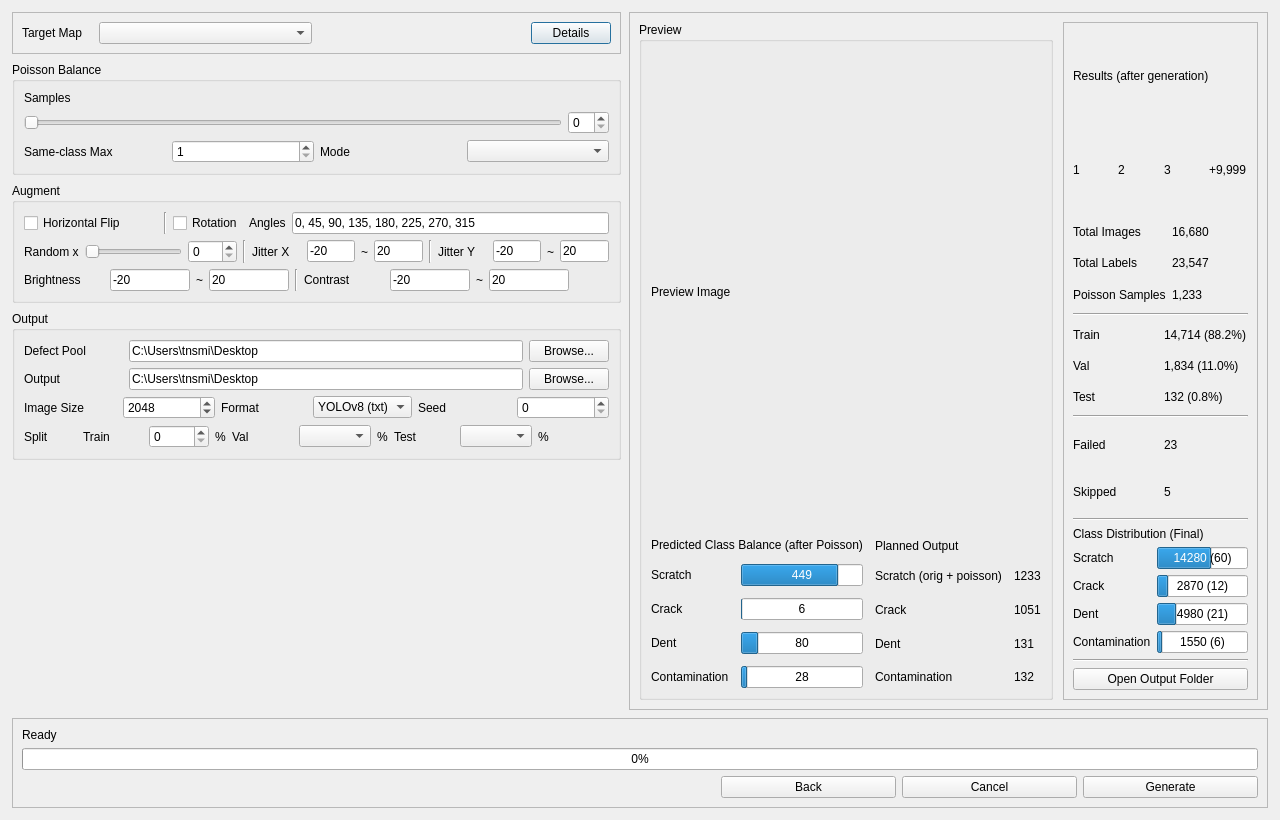
<?xml version="1.0" encoding="UTF-8"?>
<ui version="4.0">
 <class>AutoAugmentDialog</class>
 <widget class="QDialog" name="autoaugment_dialog">
  <property name="geometry">
   <rect>
    <x>0</x>
    <y>0</y>
    <width>1280</width>
    <height>820</height>
   </rect>
  </property>
  <property name="minimumSize">
   <size>
    <width>1040</width>
    <height>680</height>
   </size>
  </property>
  <property name="windowTitle">
   <string>AutoAugment</string>
  </property>
  <layout class="QVBoxLayout" name="dialog_layout" stretch="1,0">
   <property name="spacing">
    <number>8</number>
   </property>
   <property name="leftMargin">
    <number>12</number>
   </property>
   <property name="topMargin">
    <number>12</number>
   </property>
   <property name="rightMargin">
    <number>12</number>
   </property>
   <property name="bottomMargin">
    <number>12</number>
   </property>
   <item>
    <layout class="QHBoxLayout" name="content_columns_layout" stretch="1,1">
     <item>
      <layout class="QVBoxLayout" name="settings_layout" stretch="0,0,0,0,1">
       <item>
        <widget class="QFrame" name="info_frame">
         <property name="maximumSize">
          <size>
           <width>16777215</width>
           <height>92</height>
          </size>
         </property>
         <property name="frameShape">
          <enum>QFrame::StyledPanel</enum>
         </property>
         <property name="frameShadow">
          <enum>QFrame::Raised</enum>
         </property>
         <layout class="QHBoxLayout" name="info_container_layout" stretch="1">
          <item>
           <layout class="QHBoxLayout" name="info_layout" stretch="1,3,3,1">
            <item>
             <widget class="QLabel" name="target_map_label">
              <property name="text">
               <string>Target Map</string>
              </property>
             </widget>
            </item>
            <item>
             <widget class="QComboBox" name="target_map_combo">
              <property name="currentText">
               <string/>
              </property>
             </widget>
            </item>
            <item>
             <spacer name="horizontalSpacer">
              <property name="orientation">
               <enum>Qt::Horizontal</enum>
              </property>
              <property name="sizeHint" stdset="0">
               <size>
                <width>40</width>
                <height>20</height>
               </size>
              </property>
             </spacer>
            </item>
            <item>
             <widget class="QPushButton" name="details_button">
              <property name="sizePolicy">
               <sizepolicy hsizetype="Minimum" vsizetype="Preferred">
                <horstretch>0</horstretch>
                <verstretch>0</verstretch>
               </sizepolicy>
              </property>
              <property name="text">
               <string>Details</string>
              </property>
             </widget>
            </item>
           </layout>
          </item>
         </layout>
        </widget>
       </item>
       <item>
        <widget class="QGroupBox" name="poisson_settings_group">
         <property name="maximumSize">
          <size>
           <width>16777215</width>
           <height>170</height>
          </size>
         </property>
         <property name="title">
          <string>Poisson Balance</string>
         </property>
         <layout class="QVBoxLayout" name="poisson_group_layout">
          <item>
           <layout class="QVBoxLayout" name="poisson_controls_layout" stretch="1,1,1">
            <item>
             <widget class="QLabel" name="sample_count_label">
              <property name="text">
               <string>Samples</string>
              </property>
             </widget>
            </item>
            <item>
             <layout class="QHBoxLayout" name="sample_count_layout">
              <item>
               <widget class="QSlider" name="sample_count_slider">
                <property name="orientation">
                 <enum>Qt::Horizontal</enum>
                </property>
               </widget>
              </item>
              <item>
               <widget class="QSpinBox" name="sample_count_spin"/>
              </item>
             </layout>
            </item>
            <item>
             <layout class="QHBoxLayout" name="poisson_options_layout">
              <item>
               <widget class="QLabel" name="same_class_max_label">
                <property name="text">
                 <string>Same-class Max</string>
                </property>
               </widget>
              </item>
              <item>
               <widget class="QSpinBox" name="same_class_max_spin">
                <property name="minimum">
                 <number>1</number>
                </property>
                <property name="maximum">
                 <number>100</number>
                </property>
                <property name="value">
                 <number>1</number>
                </property>
               </widget>
              </item>
              <item>
               <widget class="QLabel" name="blend_mode_label">
                <property name="text">
                 <string>Mode</string>
                </property>
               </widget>
              </item>
              <item>
               <widget class="QComboBox" name="blend_mode_combo"/>
              </item>
             </layout>
            </item>
           </layout>
          </item>
         </layout>
        </widget>
       </item>
       <item>
        <widget class="QGroupBox" name="augment_group">
         <property name="maximumSize">
          <size>
           <width>16777215</width>
           <height>230</height>
          </size>
         </property>
         <property name="title">
          <string>Augment</string>
         </property>
         <layout class="QVBoxLayout" name="augment_group_layout">
          <item>
           <layout class="QVBoxLayout" name="augment_sections_layout" stretch="1,1,1">
            <item>
             <layout class="QHBoxLayout" name="geometry_options_layout" stretch="2,1,0,2,1,10">
              <item>
               <widget class="QCheckBox" name="horizontal_flip_check">
                <property name="text">
                 <string>Horizontal Flip</string>
                </property>
               </widget>
              </item>
              <item>
               <spacer name="horizontalSpacer_2">
                <property name="orientation">
                 <enum>Qt::Horizontal</enum>
                </property>
                <property name="sizeHint" stdset="0">
                 <size>
                  <width>40</width>
                  <height>20</height>
                 </size>
                </property>
               </spacer>
              </item>
              <item>
               <widget class="Line" name="augment_separator">
                <property name="orientation">
                 <enum>Qt::Vertical</enum>
                </property>
               </widget>
              </item>
              <item>
               <widget class="QCheckBox" name="rotation_check">
                <property name="text">
                 <string>Rotation</string>
                </property>
               </widget>
              </item>
              <item>
               <widget class="QLabel" name="rotation_angles_label">
                <property name="text">
                 <string>Angles</string>
                </property>
               </widget>
              </item>
              <item>
               <widget class="QLineEdit" name="rotation_angles_edit">
                <property name="text">
                 <string>0, 45, 90, 135, 180, 225, 270, 315</string>
                </property>
               </widget>
              </item>
             </layout>
            </item>
            <item>
             <layout class="QHBoxLayout" name="jitter_options_layout" stretch="1,2,1,0,1,1,0,1,0,1,1,0,1">
              <item>
               <widget class="QLabel" name="random_count_label">
                <property name="text">
                 <string>Random x</string>
                </property>
               </widget>
              </item>
              <item>
               <widget class="QSlider" name="random_count_slider">
                <property name="orientation">
                 <enum>Qt::Horizontal</enum>
                </property>
               </widget>
              </item>
              <item>
               <widget class="QSpinBox" name="random_count_spin"/>
              </item>
              <item>
               <widget class="Line" name="random_separator">
                <property name="orientation">
                 <enum>Qt::Vertical</enum>
                </property>
               </widget>
              </item>
              <item>
               <widget class="QLabel" name="jitter_x_label">
                <property name="text">
                 <string>Jitter X</string>
                </property>
               </widget>
              </item>
              <item>
               <widget class="QLineEdit" name="jitter_x_min_edit">
                <property name="text">
                 <string>-20</string>
                </property>
               </widget>
              </item>
              <item>
               <widget class="QLabel" name="jitter_x_separator_label">
                <property name="text">
                 <string>~</string>
                </property>
               </widget>
              </item>
              <item>
               <widget class="QLineEdit" name="jitter_x_max_edit">
                <property name="text">
                 <string>20</string>
                </property>
               </widget>
              </item>
              <item>
               <widget class="Line" name="jitter_separator">
                <property name="orientation">
                 <enum>Qt::Vertical</enum>
                </property>
               </widget>
              </item>
              <item>
               <widget class="QLabel" name="jitter_y_label">
                <property name="text">
                 <string>Jitter Y</string>
                </property>
               </widget>
              </item>
              <item>
               <widget class="QLineEdit" name="jitter_y_min_edit">
                <property name="text">
                 <string>-20</string>
                </property>
               </widget>
              </item>
              <item>
               <widget class="QLabel" name="jitter_y_separator_label">
                <property name="text">
                 <string>~</string>
                </property>
               </widget>
              </item>
              <item>
               <widget class="QLineEdit" name="jitter_y_max_edit">
                <property name="text">
                 <string>20</string>
                </property>
               </widget>
              </item>
             </layout>
            </item>
            <item>
             <layout class="QHBoxLayout" name="tone_options_layout" stretch="1,1,0,1,0,1,1,0,1">
              <item>
               <widget class="QLabel" name="brightness_label">
                <property name="text">
                 <string>Brightness</string>
                </property>
               </widget>
              </item>
              <item>
               <widget class="QLineEdit" name="brightness_min_edit">
                <property name="text">
                 <string>-20</string>
                </property>
               </widget>
              </item>
              <item>
               <widget class="QLabel" name="brightness_separator_label">
                <property name="text">
                 <string>~</string>
                </property>
               </widget>
              </item>
              <item>
               <widget class="QLineEdit" name="brightness_max_edit">
                <property name="text">
                 <string>20</string>
                </property>
               </widget>
              </item>
              <item>
               <widget class="Line" name="tone_separator">
                <property name="orientation">
                 <enum>Qt::Vertical</enum>
                </property>
               </widget>
              </item>
              <item>
               <widget class="QLabel" name="contrast_label">
                <property name="text">
                 <string>Contrast</string>
                </property>
               </widget>
              </item>
              <item>
               <widget class="QLineEdit" name="contrast_min_edit">
                <property name="text">
                 <string>-20</string>
                </property>
               </widget>
              </item>
              <item>
               <widget class="QLabel" name="contrast_separator_label">
                <property name="text">
                 <string>~</string>
                </property>
               </widget>
              </item>
              <item>
               <widget class="QLineEdit" name="contrast_max_edit">
                <property name="text">
                 <string>20</string>
                </property>
               </widget>
              </item>
              <item>
               <spacer name="horizontalSpacer_4">
                <property name="orientation">
                 <enum>Qt::Horizontal</enum>
                </property>
                <property name="sizeHint" stdset="0">
                 <size>
                  <width>40</width>
                  <height>20</height>
                 </size>
                </property>
               </spacer>
              </item>
             </layout>
            </item>
           </layout>
          </item>
         </layout>
        </widget>
       </item>
       <item>
        <widget class="QGroupBox" name="output_group">
         <property name="maximumSize">
          <size>
           <width>16777215</width>
           <height>240</height>
          </size>
         </property>
         <property name="title">
          <string>Output</string>
         </property>
         <layout class="QVBoxLayout" name="output_group_layout" stretch="1,1,1,1">
          <item>
           <layout class="QHBoxLayout" name="defect_pool_layout" stretch="1,4,0">
            <item>
             <widget class="QLabel" name="defect_pool_label">
              <property name="text">
               <string>Defect Pool</string>
              </property>
             </widget>
            </item>
            <item>
             <widget class="QLineEdit" name="defect_pool_path_edit">
              <property name="text">
               <string>C:\Users\tnsmi\Desktop</string>
              </property>
             </widget>
            </item>
            <item>
             <widget class="QPushButton" name="browse_defect_pool_button">
              <property name="sizePolicy">
               <sizepolicy hsizetype="Minimum" vsizetype="Preferred">
                <horstretch>0</horstretch>
                <verstretch>0</verstretch>
               </sizepolicy>
              </property>
              <property name="text">
               <string>Browse...</string>
              </property>
             </widget>
            </item>
           </layout>
          </item>
          <item>
           <layout class="QHBoxLayout" name="output_path_layout" stretch="1,4,0">
            <item>
             <widget class="QLabel" name="output_path_label">
              <property name="text">
               <string>Output</string>
              </property>
             </widget>
            </item>
            <item>
             <widget class="QLineEdit" name="output_path_edit">
              <property name="text">
               <string>C:\Users\tnsmi\Desktop</string>
              </property>
             </widget>
            </item>
            <item>
             <widget class="QPushButton" name="browse_output_button">
              <property name="sizePolicy">
               <sizepolicy hsizetype="Minimum" vsizetype="Preferred">
                <horstretch>0</horstretch>
                <verstretch>0</verstretch>
               </sizepolicy>
              </property>
              <property name="text">
               <string>Browse...</string>
              </property>
             </widget>
            </item>
           </layout>
          </item>
          <item>
           <layout class="QHBoxLayout" name="output_metadata_layout" stretch="1,1,1">
            <item>
             <layout class="QHBoxLayout" name="image_size_layout">
              <item>
               <widget class="QLabel" name="image_size_label">
                <property name="text">
                 <string>Image Size</string>
                </property>
               </widget>
              </item>
              <item>
               <widget class="QSpinBox" name="image_size_spin">
                <property name="minimum">
                 <number>0</number>
                </property>
                <property name="maximum">
                 <number>9999999</number>
                </property>
                <property name="value">
                 <number>2048</number>
                </property>
               </widget>
              </item>
             </layout>
            </item>
            <item>
             <layout class="QHBoxLayout" name="format_layout">
              <item>
               <widget class="QLabel" name="output_format_label">
                <property name="text">
                 <string>Format</string>
                </property>
               </widget>
              </item>
              <item>
               <widget class="QComboBox" name="output_format_combo">
                <item>
                 <property name="text">
                  <string>YOLOv8 (txt)</string>
                 </property>
                </item>
               </widget>
              </item>
             </layout>
            </item>
            <item>
             <layout class="QHBoxLayout" name="seed_layout">
              <item>
               <widget class="QLabel" name="seed_label">
                <property name="text">
                 <string>Seed</string>
                </property>
               </widget>
              </item>
              <item>
               <widget class="QSpinBox" name="seed_spin"/>
              </item>
             </layout>
            </item>
           </layout>
          </item>
          <item>
           <layout class="QHBoxLayout" name="split_row_layout" stretch="1,10">
            <item>
             <widget class="QLabel" name="split_label">
              <property name="text">
               <string>Split</string>
              </property>
             </widget>
            </item>
            <item>
             <layout class="QHBoxLayout" name="split_values_layout" stretch="1,1,0,1,1,0,1,1,0,1">
              <item>
               <widget class="QLabel" name="train_ratio_label">
                <property name="text">
                 <string>Train</string>
                </property>
               </widget>
              </item>
              <item>
               <widget class="QSpinBox" name="train_ratio_spin"/>
              </item>
              <item>
               <widget class="QLabel" name="train_percent_label">
                <property name="text">
                 <string>%</string>
                </property>
               </widget>
              </item>
              <item>
               <widget class="QLabel" name="validation_ratio_label">
                <property name="text">
                 <string>Val</string>
                </property>
               </widget>
              </item>
              <item>
               <widget class="QComboBox" name="validation_ratio_combo"/>
              </item>
              <item>
               <widget class="QLabel" name="validation_percent_label">
                <property name="text">
                 <string>%</string>
                </property>
               </widget>
              </item>
              <item>
               <widget class="QLabel" name="test_ratio_label">
                <property name="text">
                 <string>Test</string>
                </property>
               </widget>
              </item>
              <item>
               <widget class="QComboBox" name="test_ratio_combo"/>
              </item>
              <item>
               <widget class="QLabel" name="test_percent_label">
                <property name="text">
                 <string>%</string>
                </property>
               </widget>
              </item>
              <item>
               <spacer name="horizontalSpacer_5">
                <property name="orientation">
                 <enum>Qt::Horizontal</enum>
                </property>
                <property name="sizeHint" stdset="0">
                 <size>
                  <width>40</width>
                  <height>20</height>
                 </size>
                </property>
               </spacer>
              </item>
             </layout>
            </item>
           </layout>
          </item>
         </layout>
        </widget>
       </item>
       <item>
        <spacer name="verticalSpacer_settingBottom">
         <property name="orientation">
          <enum>Qt::Vertical</enum>
         </property>
         <property name="sizeHint" stdset="0">
          <size>
           <width>20</width>
           <height>1</height>
          </size>
         </property>
        </spacer>
       </item>
      </layout>
     </item>
     <item>
      <widget class="QFrame" name="preview_frame">
       <property name="frameShape">
        <enum>QFrame::StyledPanel</enum>
       </property>
       <property name="frameShadow">
        <enum>QFrame::Raised</enum>
       </property>
       <layout class="QHBoxLayout" name="workspace_layout" stretch="1,1">
        <property name="spacing">
         <number>10</number>
        </property>
        <item>
         <widget class="QGroupBox" name="preview_group">
          <property name="title">
           <string>Preview</string>
          </property>
          <layout class="QVBoxLayout" name="preview_panel_layout">
           <item>
            <layout class="QVBoxLayout" name="preview_group_layout">
             <item>
              <widget class="QLabel" name="preview_image_label">
               <property name="sizePolicy">
                <sizepolicy hsizetype="Expanding" vsizetype="Expanding">
                 <horstretch>128</horstretch>
                 <verstretch>128</verstretch>
                </sizepolicy>
               </property>
               <property name="minimumSize">
                <size>
                 <width>320</width>
                 <height>360</height>
                </size>
               </property>
               <property name="text">
                <string>Preview Image</string>
               </property>
              </widget>
             </item>
             <item>
              <layout class="QHBoxLayout" name="preview_summary_layout" stretch="3,2">
               <property name="spacing">
                <number>12</number>
               </property>
               <item>
                <layout class="QVBoxLayout" name="class_balance_layout">
                 <item>
                  <widget class="QLabel" name="predicted_balance_title_label">
                   <property name="text">
                    <string>Predicted Class Balance (after Poisson)</string>
                   </property>
                  </widget>
                 </item>
                 <item>
                  <layout class="QGridLayout" name="class_balance_grid">
                   <item row="1" column="0">
                    <widget class="QLabel" name="crack_balance_label">
                     <property name="text">
                      <string>Crack</string>
                     </property>
                    </widget>
                   </item>
                   <item row="0" column="1">
                    <widget class="QProgressBar" name="scratch_balance_bar">
                     <property name="maximum">
                      <number>563</number>
                     </property>
                     <property name="value">
                      <number>449</number>
                     </property>
                     <property name="format">
                      <string>%v</string>
                     </property>
                    </widget>
                   </item>
                   <item row="1" column="1">
                    <widget class="QProgressBar" name="crack_balance_bar">
                     <property name="maximum">
                      <number>563</number>
                     </property>
                     <property name="value">
                      <number>6</number>
                     </property>
                     <property name="format">
                      <string>%v</string>
                     </property>
                    </widget>
                   </item>
                   <item row="2" column="0">
                    <widget class="QLabel" name="dent_balance_label">
                     <property name="text">
                      <string>Dent</string>
                     </property>
                    </widget>
                   </item>
                   <item row="2" column="1">
                    <widget class="QProgressBar" name="dent_balance_bar">
                     <property name="maximum">
                      <number>563</number>
                     </property>
                     <property name="value">
                      <number>80</number>
                     </property>
                     <property name="format">
                      <string>%v</string>
                     </property>
                    </widget>
                   </item>
                   <item row="0" column="0">
                    <widget class="QLabel" name="scratch_balance_label">
                     <property name="text">
                      <string>Scratch</string>
                     </property>
                    </widget>
                   </item>
                   <item row="3" column="0">
                    <widget class="QLabel" name="contamination_balance_label">
                     <property name="text">
                      <string>Contamination</string>
                     </property>
                    </widget>
                   </item>
                   <item row="3" column="1">
                    <widget class="QProgressBar" name="contamination_balance_bar">
                     <property name="maximum">
                      <number>563</number>
                     </property>
                     <property name="value">
                      <number>28</number>
                     </property>
                     <property name="format">
                      <string>%v</string>
                     </property>
                    </widget>
                   </item>
                  </layout>
                 </item>
                </layout>
               </item>
               <item>
                <layout class="QVBoxLayout" name="planned_output_layout" stretch="1,8">
                 <item>
                  <widget class="QLabel" name="planned_output_title_label">
                   <property name="text">
                    <string>Planned Output</string>
                   </property>
                  </widget>
                 </item>
                 <item>
                  <layout class="QGridLayout" name="planned_output_grid">
                   <item row="3" column="0">
                    <widget class="QLabel" name="planned_test_label">
                     <property name="text">
                      <string>Contamination</string>
                     </property>
                    </widget>
                   </item>
                   <item row="1" column="0">
                    <widget class="QLabel" name="planned_train_label">
                     <property name="text">
                      <string>Crack</string>
                     </property>
                    </widget>
                   </item>
                   <item row="2" column="0">
                    <widget class="QLabel" name="planned_validation_label">
                     <property name="text">
                      <string>Dent</string>
                     </property>
                    </widget>
                   </item>
                   <item row="0" column="0">
                    <widget class="QLabel" name="planned_base_label">
                     <property name="text">
                      <string>Scratch (orig + poisson)</string>
                     </property>
                    </widget>
                   </item>
                   <item row="0" column="1">
                    <widget class="QLabel" name="planned_base_value">
                     <property name="text">
                      <string>1233</string>
                     </property>
                    </widget>
                   </item>
                   <item row="1" column="1">
                    <widget class="QLabel" name="planned_train_value">
                     <property name="text">
                      <string>1051</string>
                     </property>
                    </widget>
                   </item>
                   <item row="2" column="1">
                    <widget class="QLabel" name="planned_validation_value">
                     <property name="text">
                      <string>131</string>
                     </property>
                    </widget>
                   </item>
                   <item row="3" column="1">
                    <widget class="QLabel" name="planned_test_value">
                     <property name="text">
                      <string>132</string>
                     </property>
                    </widget>
                   </item>
                  </layout>
                 </item>
                </layout>
               </item>
              </layout>
             </item>
            </layout>
           </item>
          </layout>
         </widget>
        </item>
        <item>
         <widget class="QFrame" name="results_frame">
          <property name="frameShape">
           <enum>QFrame::StyledPanel</enum>
          </property>
          <property name="frameShadow">
           <enum>QFrame::Raised</enum>
          </property>
          <layout class="QVBoxLayout" name="results_panel_layout">
           <item>
            <layout class="QVBoxLayout" name="results_layout">
             <item>
              <widget class="QLabel" name="results_title_label">
               <property name="text">
                <string>Results (after generation)</string>
               </property>
              </widget>
             </item>
             <item>
              <layout class="QHBoxLayout" name="result_samples_layout">
               <item>
                <widget class="QLabel" name="result_sample_one_label">
                 <property name="text">
                  <string>1</string>
                 </property>
                </widget>
               </item>
               <item>
                <widget class="QLabel" name="result_sample_two_label">
                 <property name="text">
                  <string>2</string>
                 </property>
                </widget>
               </item>
               <item>
                <widget class="QLabel" name="result_sample_three_label">
                 <property name="text">
                  <string>3</string>
                 </property>
                </widget>
               </item>
               <item>
                <widget class="QLabel" name="result_sample_remainder_label">
                 <property name="text">
                  <string>+9,999</string>
                 </property>
                </widget>
               </item>
              </layout>
             </item>
             <item>
              <layout class="QGridLayout" name="result_totals_grid">
               <item row="0" column="1">
                <widget class="QLabel" name="result_images_value">
                 <property name="text">
                  <string>16,680</string>
                 </property>
                </widget>
               </item>
               <item row="0" column="0">
                <widget class="QLabel" name="result_images_label">
                 <property name="text">
                  <string>Total Images</string>
                 </property>
                </widget>
               </item>
               <item row="1" column="1">
                <widget class="QLabel" name="result_annotations_value">
                 <property name="text">
                  <string>23,547</string>
                 </property>
                </widget>
               </item>
               <item row="1" column="0">
                <widget class="QLabel" name="result_annotations_label">
                 <property name="text">
                  <string>Total Labels</string>
                 </property>
                </widget>
               </item>
               <item row="2" column="0">
                <widget class="QLabel" name="result_generated_label">
                 <property name="text">
                  <string>Poisson Samples</string>
                 </property>
                </widget>
               </item>
               <item row="2" column="1">
                <widget class="QLabel" name="result_generated_value">
                 <property name="text">
                  <string>1,233</string>
                 </property>
                </widget>
               </item>
              </layout>
             </item>
             <item>
              <widget class="Line" name="result_totals_separator">
               <property name="orientation">
                <enum>Qt::Horizontal</enum>
               </property>
              </widget>
             </item>
             <item>
              <layout class="QGridLayout" name="result_splits_grid">
               <item row="0" column="1">
                <widget class="QLabel" name="result_train_value">
                 <property name="text">
                  <string>14,714 (88.2%)</string>
                 </property>
                </widget>
               </item>
               <item row="0" column="0">
                <widget class="QLabel" name="result_train_label">
                 <property name="text">
                  <string>Train</string>
                 </property>
                </widget>
               </item>
               <item row="1" column="0">
                <widget class="QLabel" name="result_validation_label">
                 <property name="text">
                  <string>Val</string>
                 </property>
                </widget>
               </item>
               <item row="2" column="0">
                <widget class="QLabel" name="result_test_label">
                 <property name="text">
                  <string>Test</string>
                 </property>
                </widget>
               </item>
               <item row="1" column="1">
                <widget class="QLabel" name="result_validation_value">
                 <property name="text">
                  <string>1,834 (11.0%)</string>
                 </property>
                </widget>
               </item>
               <item row="2" column="1">
                <widget class="QLabel" name="result_test_value">
                 <property name="text">
                  <string>132 (0.8%)</string>
                 </property>
                </widget>
               </item>
              </layout>
             </item>
             <item>
              <widget class="Line" name="result_split_separator">
               <property name="orientation">
                <enum>Qt::Horizontal</enum>
               </property>
              </widget>
             </item>
             <item>
              <layout class="QGridLayout" name="result_status_grid">
               <item row="0" column="0">
                <widget class="QLabel" name="result_failed_label">
                 <property name="text">
                  <string>Failed</string>
                 </property>
                </widget>
               </item>
               <item row="0" column="1">
                <widget class="QLabel" name="result_failed_value">
                 <property name="text">
                  <string>23</string>
                 </property>
                </widget>
               </item>
               <item row="1" column="0">
                <widget class="QLabel" name="result_skipped_label">
                 <property name="text">
                  <string>Skipped</string>
                 </property>
                </widget>
               </item>
               <item row="1" column="1">
                <widget class="QLabel" name="result_skipped_value">
                 <property name="text">
                  <string>5</string>
                 </property>
                </widget>
               </item>
              </layout>
             </item>
             <item>
              <widget class="Line" name="result_status_separator">
               <property name="orientation">
                <enum>Qt::Horizontal</enum>
               </property>
              </widget>
             </item>
             <item>
              <layout class="QVBoxLayout" name="distribution_layout">
               <item>
                <widget class="QLabel" name="distribution_title_label">
                 <property name="text">
                  <string>Class Distribution (Final)</string>
                 </property>
                </widget>
               </item>
               <item>
                <layout class="QGridLayout" name="distribution_grid">
                 <item row="1" column="0">
                  <widget class="QLabel" name="distribution_crack_label">
                   <property name="text">
                    <string>Crack</string>
                   </property>
                  </widget>
                 </item>
                 <item row="0" column="0">
                  <widget class="QLabel" name="distribution_scratch_label">
                   <property name="text">
                    <string>Scratch</string>
                   </property>
                  </widget>
                 </item>
                 <item row="2" column="0">
                  <widget class="QLabel" name="distribution_dent_label">
                   <property name="text">
                    <string>Dent</string>
                   </property>
                  </widget>
                 </item>
                 <item row="3" column="0">
                  <widget class="QLabel" name="distribution_contamination_label">
                   <property name="text">
                    <string>Contamination</string>
                   </property>
                  </widget>
                 </item>
                 <item row="0" column="1">
                  <widget class="QProgressBar" name="distribution_scratch_bar">
                   <property name="maximum">
                    <number>23680</number>
                   </property>
                   <property name="value">
                    <number>14280</number>
                   </property>
                   <property name="format">
                    <string>%v (%p)</string>
                   </property>
                  </widget>
                 </item>
                 <item row="1" column="1">
                  <widget class="QProgressBar" name="distribution_crack_bar">
                   <property name="maximum">
                    <number>23680</number>
                   </property>
                   <property name="value">
                    <number>2870</number>
                   </property>
                   <property name="format">
                    <string>%v (%p)</string>
                   </property>
                  </widget>
                 </item>
                 <item row="2" column="1">
                  <widget class="QProgressBar" name="distribution_dent_bar">
                   <property name="maximum">
                    <number>23680</number>
                   </property>
                   <property name="value">
                    <number>4980</number>
                   </property>
                   <property name="format">
                    <string>%v (%p)</string>
                   </property>
                  </widget>
                 </item>
                 <item row="3" column="1">
                  <widget class="QProgressBar" name="distribution_contamination_bar">
                   <property name="maximum">
                    <number>23680</number>
                   </property>
                   <property name="value">
                    <number>1550</number>
                   </property>
                   <property name="format">
                    <string>%v (%p)</string>
                   </property>
                  </widget>
                 </item>
                </layout>
               </item>
               <item>
                <widget class="Line" name="result_output_separator">
                 <property name="orientation">
                  <enum>Qt::Horizontal</enum>
                 </property>
                </widget>
               </item>
               <item>
                <widget class="QPushButton" name="open_output_button">
                 <property name="sizePolicy">
                  <sizepolicy hsizetype="Minimum" vsizetype="Preferred">
                   <horstretch>0</horstretch>
                   <verstretch>0</verstretch>
                  </sizepolicy>
                 </property>
                 <property name="text">
                  <string>Open Output Folder</string>
                 </property>
                </widget>
               </item>
              </layout>
             </item>
            </layout>
           </item>
          </layout>
         </widget>
        </item>
       </layout>
      </widget>
     </item>
    </layout>
   </item>
   <item>
    <widget class="QFrame" name="progress_frame">
     <property name="sizePolicy">
      <sizepolicy hsizetype="Preferred" vsizetype="Fixed">
       <horstretch>0</horstretch>
       <verstretch>0</verstretch>
      </sizepolicy>
     </property>
     <property name="maximumSize">
      <size>
       <width>16777215</width>
       <height>112</height>
      </size>
     </property>
     <property name="frameShape">
      <enum>QFrame::StyledPanel</enum>
     </property>
     <property name="frameShadow">
      <enum>QFrame::Raised</enum>
     </property>
     <layout class="QHBoxLayout" name="open_output_layout">
      <item>
       <layout class="QVBoxLayout" name="footer_layout" stretch="1,0">
        <item>
         <layout class="QVBoxLayout" name="progress_layout" stretch="1,1">
          <item>
           <widget class="QLabel" name="progress_status_label">
            <property name="text">
             <string>Ready</string>
            </property>
           </widget>
          </item>
          <item>
           <widget class="QProgressBar" name="generation_progress_bar">
            <property name="value">
             <number>0</number>
            </property>
            <property name="alignment">
             <set>Qt::AlignCenter</set>
            </property>
           </widget>
          </item>
         </layout>
        </item>
        <item>
         <layout class="QHBoxLayout" name="action_buttons_layout" stretch="4,1,1,1">
          <item>
           <spacer name="horizontalSpacer_3">
            <property name="orientation">
             <enum>Qt::Horizontal</enum>
            </property>
            <property name="sizeHint" stdset="0">
             <size>
              <width>40</width>
              <height>20</height>
             </size>
            </property>
           </spacer>
          </item>
          <item>
           <widget class="QPushButton" name="back_button">
            <property name="sizePolicy">
             <sizepolicy hsizetype="Minimum" vsizetype="Preferred">
              <horstretch>0</horstretch>
              <verstretch>0</verstretch>
             </sizepolicy>
            </property>
            <property name="text">
             <string>Back</string>
            </property>
           </widget>
          </item>
          <item>
           <widget class="QPushButton" name="cancel_button">
            <property name="sizePolicy">
             <sizepolicy hsizetype="Minimum" vsizetype="Preferred">
              <horstretch>0</horstretch>
              <verstretch>0</verstretch>
             </sizepolicy>
            </property>
            <property name="text">
             <string>Cancel</string>
            </property>
           </widget>
          </item>
          <item>
           <widget class="QPushButton" name="generate_button">
            <property name="sizePolicy">
             <sizepolicy hsizetype="Minimum" vsizetype="Preferred">
              <horstretch>0</horstretch>
              <verstretch>0</verstretch>
             </sizepolicy>
            </property>
            <property name="text">
             <string>Generate</string>
            </property>
           </widget>
          </item>
         </layout>
        </item>
       </layout>
      </item>
     </layout>
    </widget>
   </item>
  </layout>
 </widget>
 <resources/>
 <connections/>
</ui>
